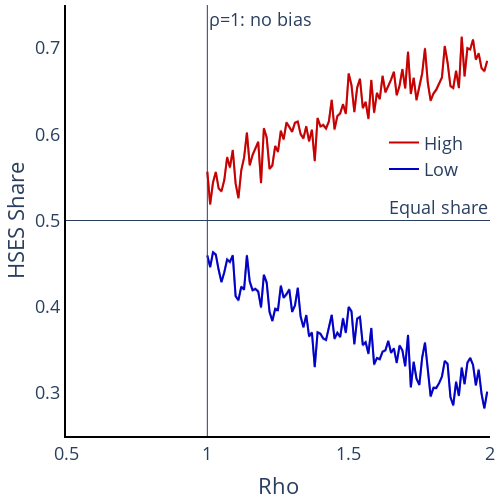

Notebook source saved alongside this figure:
### Markdown cell above
### Rho HSES Share

### Code cell
HSESL_rho_epsilon125 = plotly_lines.plot_MTO_sim_results(plotly_lines(), data=df_rho[df_rho['epsilon'] == 1.25], x_var='rho', y_var='Network_H_Share_H', x_range=[0.5,2], y_range=[0,1], x_title='rho', y_title='Exposure', with_predicted=False, colors=['rgba(200,0,0,1)'], legend_text='High')

HSESH_rho_epsilon125 = plotly_lines.plot_MTO_sim_results(plotly_lines(), data=df_rho[df_rho['epsilon'] == 1.25], x_var='rho', y_var='Network_H_Share_L', x_range=[0.5,2], y_range=[0,1], x_title='rho', y_title='Exposure', with_predicted=False, colors=['rgba(0,0,200,1)'], legend_text='Low')


fig_HSES_rho = go.Figure(data = HSESH_rho_epsilon125.data + HSESL_rho_epsilon125.data)

fig_HSES_rho.update_layout(
    title = None, 
    font=dict(size = 18),
    xaxis_title = 'Rho', 
    yaxis_title = 'HSES Share',
    width = 500, height = 500,
    showlegend = True, 
    legend=dict(x=0.75,y=0.65),
    legend_title_text = '',
    xaxis_range = [0.5,2],
    yaxis_range = [0.25,0.75],
    margin=dict(b=5,l=5,r=5,t=5),
    xaxis = dict(showgrid = False, showline = True, linecolor = 'rgb(0,0,0)', linewidth = 2), 
    yaxis = dict(showgrid = False, showline = True, linecolor = 'rgb(0,0,0)', linewidth = 2),
    plot_bgcolor='rgba(0,0,0,0)')


fig_HSES_rho.add_hline(y=0.5, line_width=1, annotation_text = 'Equal share')
fig_HSES_rho.add_vline(x=1, line_width=1, annotation_text = 'ρ=1: no bias')
